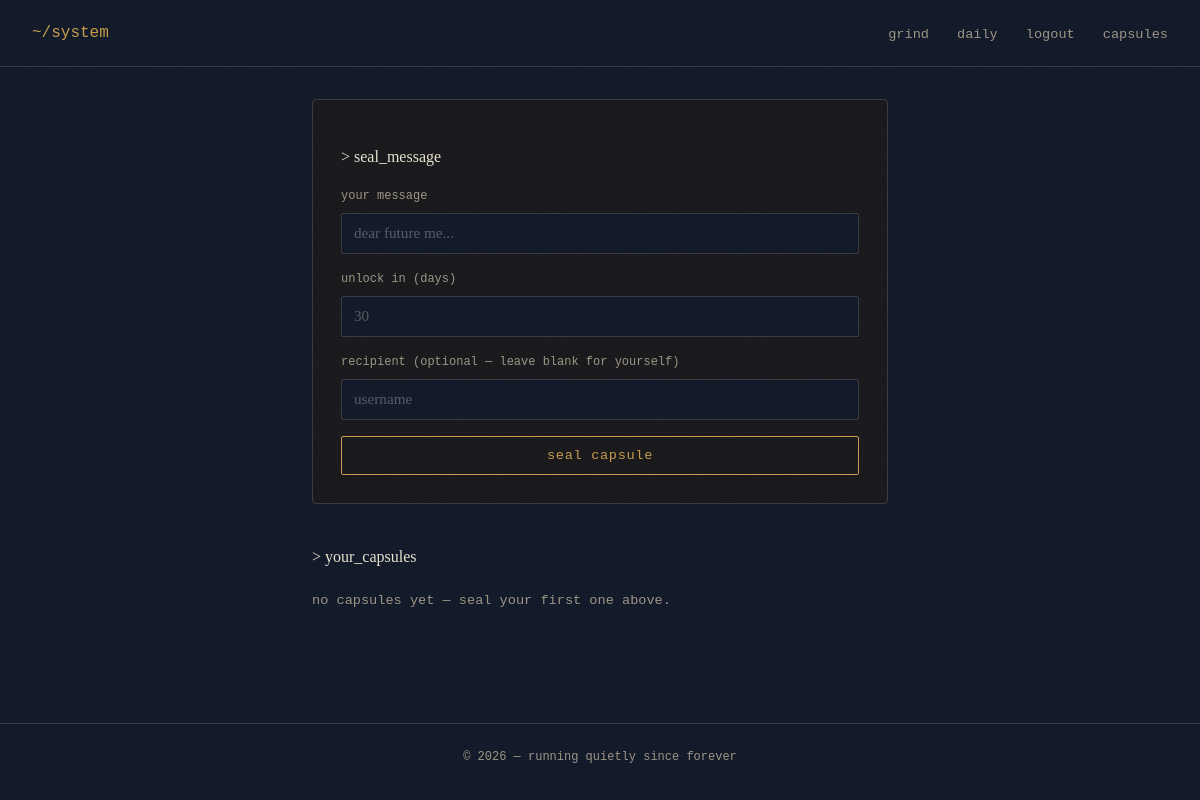
Page /capsules (signed in) on the earlier database version.
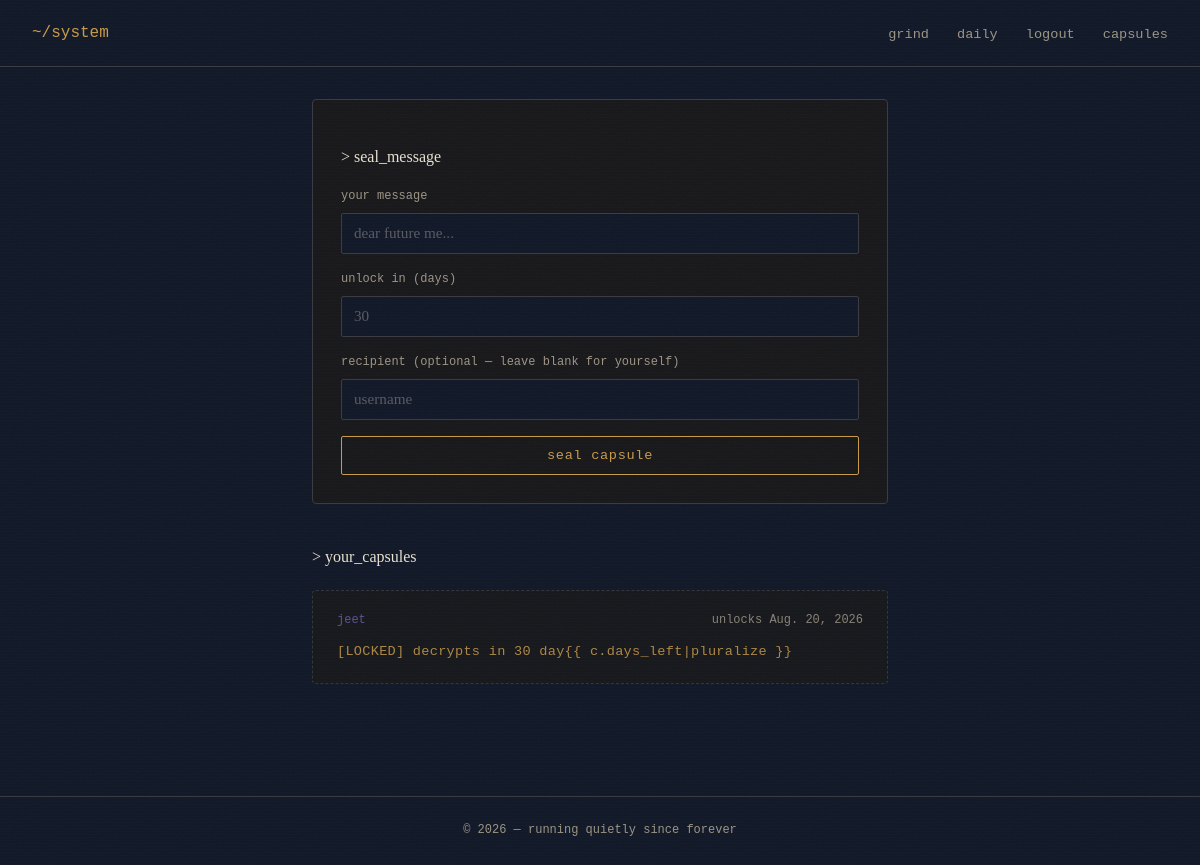
Same page on the later database version.
### myretroapp/models.py (models this page shows)
class TimeCapsule(models.Model):
    sender = models.ForeignKey(User, on_delete=models.CASCADE, related_name='sent_capsules')
    recipient = models.ForeignKey(
        User, on_delete=models.CASCADE, related_name='received_capsules',
        null=True, blank=True  # blank = message to your own future self
    )
    content = models.CharField(max_length=500)
    created_at = models.DateTimeField(auto_now_add=True)
    unlock_date = models.DateField()
    opened = models.BooleanField(default=False)
    class Meta:
        ordering = ['unlock_date']

### myretroapp/views.py (the view)
# urls.py: path('capsules', views.capsule_list, name='capsule_list'),
@never_cache
def capsule_list(request):
    if not request.user.is_authenticated:
        return redirect('login_view')
    today = timezone.localdate()
    my_capsules = TimeCapsule.objects.filter(sender=request.user)
    received_capsules = TimeCapsule.objects.filter(recipient=request.user)
    all_capsules = (my_capsules | received_capsules).distinct()
    capsule_data = []
    for c in all_capsules:
        is_unlocked = c.unlock_date <= today
        days_left = (c.unlock_date - today).days if not is_unlocked else 0
        capsule_data.append({
            'obj': c,
            'is_unlocked': is_unlocked,
            'days_left': days_left,
        })
    return render(request, 'capsule_page.html', {'capsules': capsule_data})

### templates/capsule_page.html (shortened to what this page needs)
{% load static %}
<!doctype html>
<html lang="en">
  <head>
    <link rel="stylesheet" href="{% static 'style.css' %}" />
  </head>
  <body>
    {% include 'menus.html' %}
    <main class="capsule-wrapper">
      <section class="capsule-composer">
        <p class="prompt-line">&gt; seal_message</p>
        <form method="post" action="{% url 'create_capsule' %}">
          <div class="field-group">
            <label for="content">your message</label>
            <input
              type="text"
              id="content"
              name="content"
              placeholder="dear future me..."
              required
            />
          </div>
          <div class="field-group">
            <label for="days">unlock in (days)</label>
            <input
              type="number"
              id="days"
              name="days"
              placeholder="30"
              min="1"
              required
            />
          </div>
          <div class="field-group">
            <label for="recipient"
              >recipient (optional &mdash; leave blank for yourself)</label
            >
            <input
              type="text"
              id="recipient"
              name="recipient"
              placeholder="username"
            />
          </div>
          <button type="submit" class="btn">seal capsule</button>
        </form>
      </section>
      <section class="capsule-list">
        <p class="prompt-line">&gt; your_capsules</p>
        {% for c in capsules %}
        <article
          class="capsule-item {% if not c.is_unlocked %}capsule-locked{% endif %}"
        >
          <div class="capsule-meta">
            <span class="capsule-from">
              {{ c.obj.sender.username }}
            </span>
            <span class="capsule-date">unlocks {{ c.obj.unlock_date }}</span>
          </div>
          {% if c.is_unlocked %}
          <p class="capsule-content">{{ c.obj.content }}</p>
          {% else %}
          <p class="capsule-locked-text">
            [LOCKED] decrypts in {{ c.days_left }} day{{ c.days_left|pluralize
            }}
          </p>
          {% endif %}
        </article>
        {% empty %}
        <p class="capsule-empty">
          no capsules yet &mdash; seal your first one above.
        </p>
        {% endfor %}
      </section>
    </main>
    <footer class="site-footer">
      &copy; 2026 &mdash; running quietly since forever
    </footer>
  </body>
</html>

Differences in the rows shown:
added TimeCapsule: obj.sender.username "jeet", obj.unlock_date "Aug. 20, 2026", days_left "30"
Other differences:
text no longer shown: "no capsules yet — seal your first one above."
